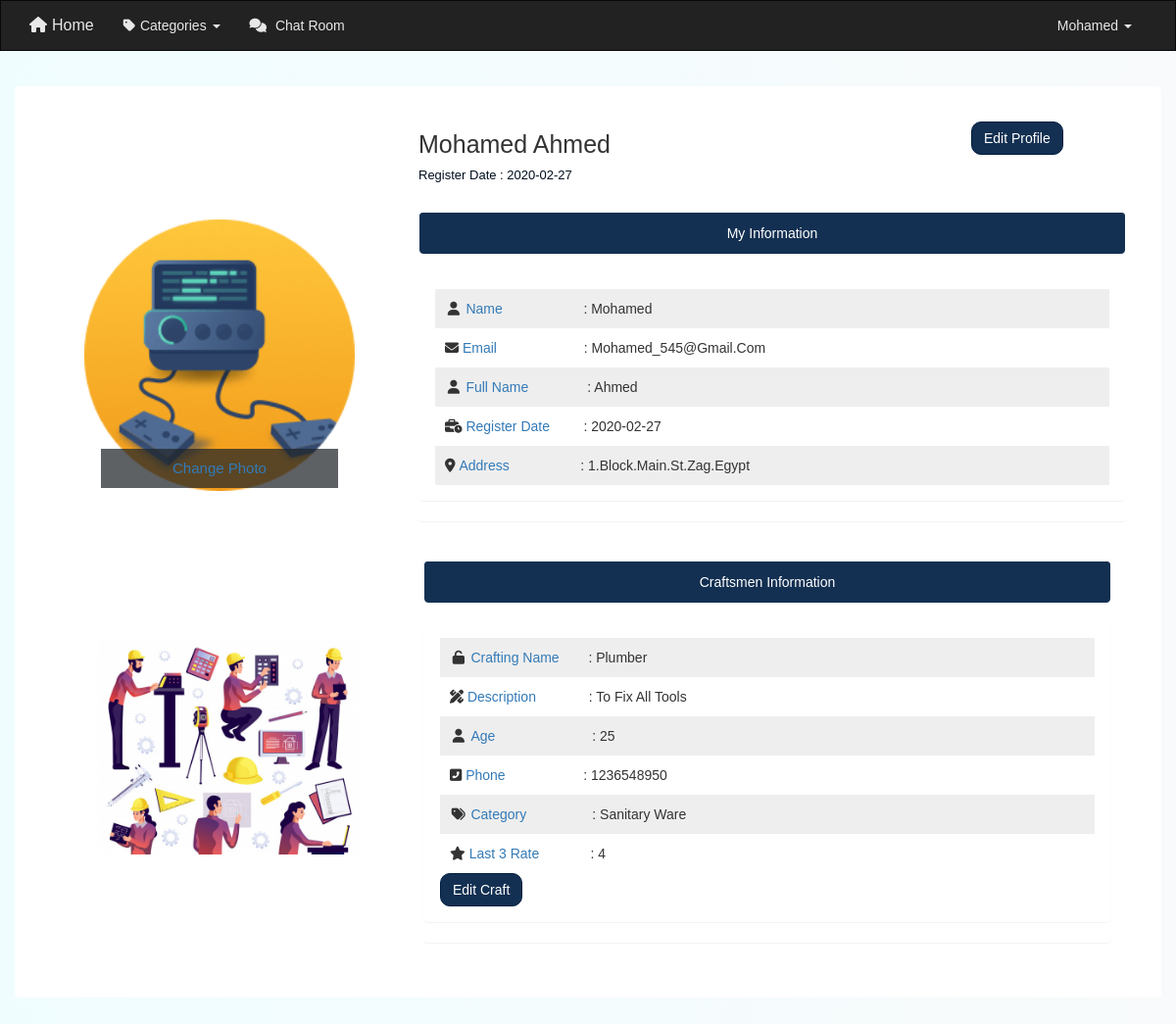
The page /profile.php (signed in) on the database its author committed.
### tables this page shows
CREATE TABLE `user` (
  `User_id` int(11) NOT NULL,
  `User_Name` varchar(255) NOT NULL,
  `Full_name` varchar(255) NOT NULL,
  `user_email` varchar(255) NOT NULL,
  `user_password` varchar(255) NOT NULL,
  `user_Address` text NOT NULL,
  `date` date NOT NULL,
  `conditions` int(11) NOT NULL DEFAULT 0,
  `verify` int(11) NOT NULL DEFAULT 0,
  `Reg_status` int(11) NOT NULL DEFAULT 0,
  `user_avatar` varchar(255) NOT NULL
);

CREATE TABLE `craftsmen` (
  `Craft_ID` int(11) NOT NULL,
  `Craft_age` int(11) NOT NULL,
  `Craft_Phone` int(11) NOT NULL,
  `Crafting_name` varchar(255) NOT NULL,
  `Craft_description` text NOT NULL,
  `Craft_locations` varchar(255) NOT NULL,
  `user_id` int(11) NOT NULL,
  `cat_id` int(11) NOT NULL
);

CREATE TABLE `categories` (
  `Cat_id` int(11) NOT NULL,
  `Cat_Name` varchar(255) NOT NULL,
  `Cat_Description` varchar(255) NOT NULL,
  `Cat_Crafting_number` int(11) DEFAULT NULL COMMENT 'numbercrafting in each castegory'
);

CREATE TABLE `rating` (
  `rate_id` int(11) NOT NULL,
  `rate_num` int(11) NOT NULL,
  `craft_id` int(11) NOT NULL
);

### profile.php (the view, shortened to what this page needs)
<?php
if(isset($_SESSION['useremail'])){
	include("init.php");
	  $getUser = $db->prepare("SELECT * FROM `user` WHERE `User_id` = ?");
      $getUser -> execute(array($_SESSION['uid']));
      $Info = $getUser->fetch();
	?>
<div class="container emp-profile">
    <form method="POST" action="<?php echo $_SERVER['PHP_SELF']; ?>" enctype="multipart/data-form">
        <div class="row">
            <div class="col-md-4">
                <div class="profile-img">
                	<?php
                		echo '<img src="admin-controler/upload/'.$Info['user_avatar'].'" alt="Your Photo">';
                	?>
                    <div class="file btn btn-lg btn-primary">
                        <a href="editimgprofile.php?do=Edit&imgid<?php echo $_SESSION["uid"];?>">Change Photo</a>
                    </div>
                </div>
            </div>
            <div class="col-md-6">
                <div class="profile-head">
                	<?php
	                    echo '<h5>';
	                        echo $Info['User_Name'].' '.$Info['Full_name'];
	                    echo '</h5>';
	                    echo '<h6>';
	                        echo 'Register Date : '.$Info['date'];
	                   echo  '</h6>';
                    ?>
                </div>
            </div>
            <div class="col-md-2">
               <a href='editprofile.php?do=Edit&userid=<?php echo $_SESSION["uid"]?>'class="btn btn-default profile-button">Edit Profile </a>
            </div>
           <div class="col-md-8">
           	<div class="information">
           		<div class="panel panel-primary">
	                <div class="panel panel-heading text-center">My Information</div>
	                <div class="panel panel-body">
	                    <ul class="list-unstyled">
	                      <li>
	                        <i class="fa fa-user fa-fw"></i>
	                        <span> Name </span>: <?php echo $Info['User_Name'];?>
	                      </li>
	                      <li>
	                        <i class="fas fa-envelope"></i>
	                        <span>Email</span> : <?php echo $Info['user_email'];?>
	                       </li>
	                      <li>
	                        <i class="fa fa-user fa-fw"></i>
	                        <span>Full Name</span> : <?php echo $Info['Full_name'];?>
	                       </li>
	                      <li>
	                        <i class="fas fa-business-time"></i>
	                        <span>Register Date </span>: <?php echo $Info['date'];?>
	                      </li>
	                      <li>
	                        <i class="fas fa-map-marker-alt"></i>
	                        <span>Address  </span> : <?php echo $Info['user_Address'];?>
	                      </li>
	                    </ul>
	                </div>
             	</div>
            </div>
           	</div>
           </form>
           </div>
           	<?php
			  $stmt = $db->prepare("SELECT `craftsmen`.*,
			                              `categories`.`Cat_Name` AS `Catname`
			                         from `craftsmen`
			                        inner join `categories` on `categories`.`Cat_id` = `craftsmen`.`cat_id`
			                        WHERE `user_id` = ?");
			  $stmt->execute(array($_SESSION['uid']));
			  $rows = $stmt->fetchAll();
			  $count = $stmt->rowCount();
			  if($count > 0){
			  		foreach($rows as $row){?>
			  			<div class="col-md-4">
			                <div class="profile-img">
			                	<img src="layout/img/craft.jpg" >
			                </div>
			            </div>
						<div class="col-md-8">
			           	<div class="information">
			           		<div class="panel panel-primary">
				                <div class="panel panel-heading text-center">
				                	Craftsmen Information
				            	</div>
				                <div class="panel panel-body">
				                    <ul class="list-unstyled">
				                      <li>
				                        <i class="fa fa-unlock-alt fa-fw"></i>
				                        <span>Crafting Name </span>: <?php echo $row['Crafting_name'];?>
				                      </li>
				                      <li>
				                        <i class="fas fa-pencil-ruler"></i>
				                        <span>Description</span> : <?php echo $row['Craft_description'];?>
				                       </li>
				                      <li>
				                        <i class="fa fa-user fa-fw"></i>
				                        <span>Age</span> : <?php echo $row['Craft_age'];?>
				                       </li>
				                      <li>
				                        <i class="fas fa-phone-square-alt"></i>
				                        <span>Phone</span>: <?php echo $row['Craft_Phone'];?>
				                      </li>
				                      <li>
				                        <i class="fa fa-tags fa-fw"></i>
				                        <span>Category </span> : <?php echo $row['Catname'];?>
				                      </li>
				                      <li>
				                        <i class="fas fa-star"></i>
				                        <span>Last 3 Rate </span> :
				                         <?php
				                          $rate = $db->prepare("SELECT DISTINCT `rating`.`rate_num`												,rating.*   		FROM `rating`
		 											Where `craft_id` = ?
		 											ORDER BY `rate_id` DESC LIMIT 3 ");
					 						$rate->execute(array($row['Craft_ID']));
					 						$fetch = $rate->fetchAll();
				 							foreach($fetch as $ratecraft){
				 								echo $ratecraft['rate_num'];
				 							}
				                         ?>
				                      </li>
				                    </ul>
									<a href='editcraftprofile.php?do=Edit&craftid=<?php echo $row['Craft_ID']?>'class="btn btn-default profile-button">Edit Craft</a>
				                </div>
			             	</div>
			            </div>
			           	</div>
			  <?php
			 	 }
			  }
           	?>
	<?php
}else{
	header("location:index.php");
	exit();
}
include($tpl."footer.php");

### layout/css/style.css (style rules this page uses)
* { margin: 0; padding: 0; list-style: none; font-family: 'Ubuntu', sans-serif; box-sizing: border-box; text-decoration: none; }
body { background: -webkit-linear-gradient(left, #f0fdff, #f8fafb); text-transform: capitalize; overflow-x: hidden; }
.emp-profile { padding: 3%; margin-top: 3%; margin-bottom: 3%; border-radius: 0.5rem; background: #fff; }
.profile-img { text-align: center; }
.profile-img img { width: 80%; height: 100%; margin-top: 100px; }
.profile-img .file { position: relative; overflow: hidden; margin-top: -20%; width: 70%; border: none; border-radius: 0; font-size: 15px; background: #212529b8; }
.profile-head h5 { color: #333; font-size: 25px; }
.profile-head h6 { color: #000e1f; font-size: 13px; }
.panel { margin-bottom: 20px; background-color: #fff; border: 1px solid transparent; border-radius: 4px; -webkit-box-shadow: 0 1px 1px rgba(0,0,0,.05); box-shadow: 0 1px 1px rgba(0,0,0,.05); }
.panel-primary>.panel-heading { color: #fff; background-color: #133052; border-color: #133052; }
.panel-heading { padding: 10px 15px; border-bottom: 1px solid transparent; border-top-left-radius: 3px; border-top-right-radius: 3px; }
.information { margin-top: 20px; }
.information ul { padding: 0; margin:0; }
.information ul li { padding: 10px; }
.information ul li:nth-child(odd) { background-color: #eee; }
.information ul li span { display: inline-block; width: 120px; color:#337ab7; }
.profile-button { color: #fff; background-color: #133052; border-color: #001d40; border-radius: 10px; transition: all 2s; }

### rows shown on the page
user: user_avatar (picture), User_Name "Mohamed", Full_name "Ahmed", date "2020-02-27", user_email "Mohamed_545@gmail.com", user_Address "1.block.main.st.zag.egypt"
craftsmen: Crafting_name "Plumber", Craft_description "To Fix All Tools", Craft_age "25", Craft_Phone "1236548950", cat.Cat_Name "Sanitary Ware"
rating: rate_num "4"

### other values the page prints
$_SESSION['name'] "Mohamed"
